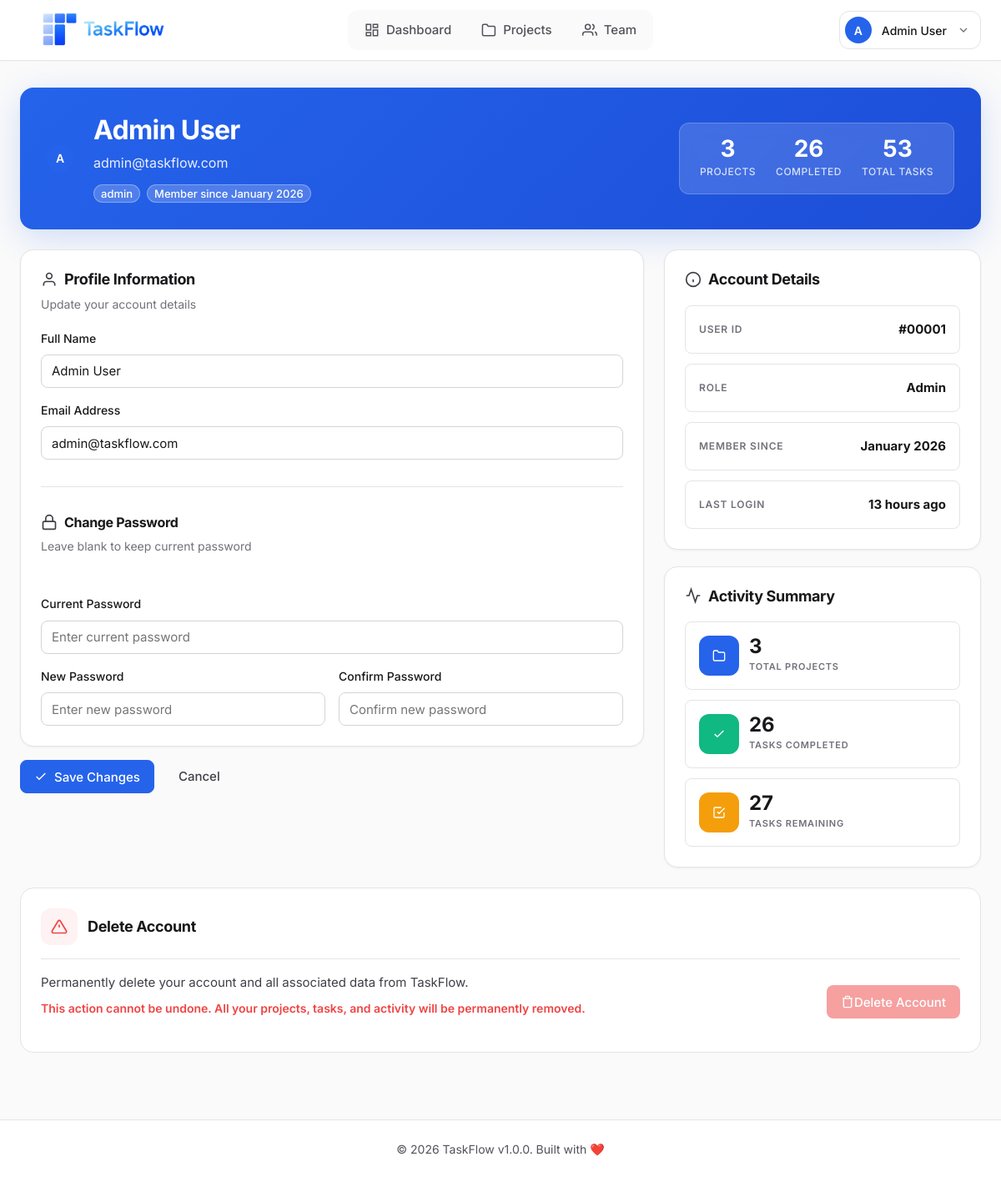
Before: /dashboard/profile.php (signed in) with the older database file.
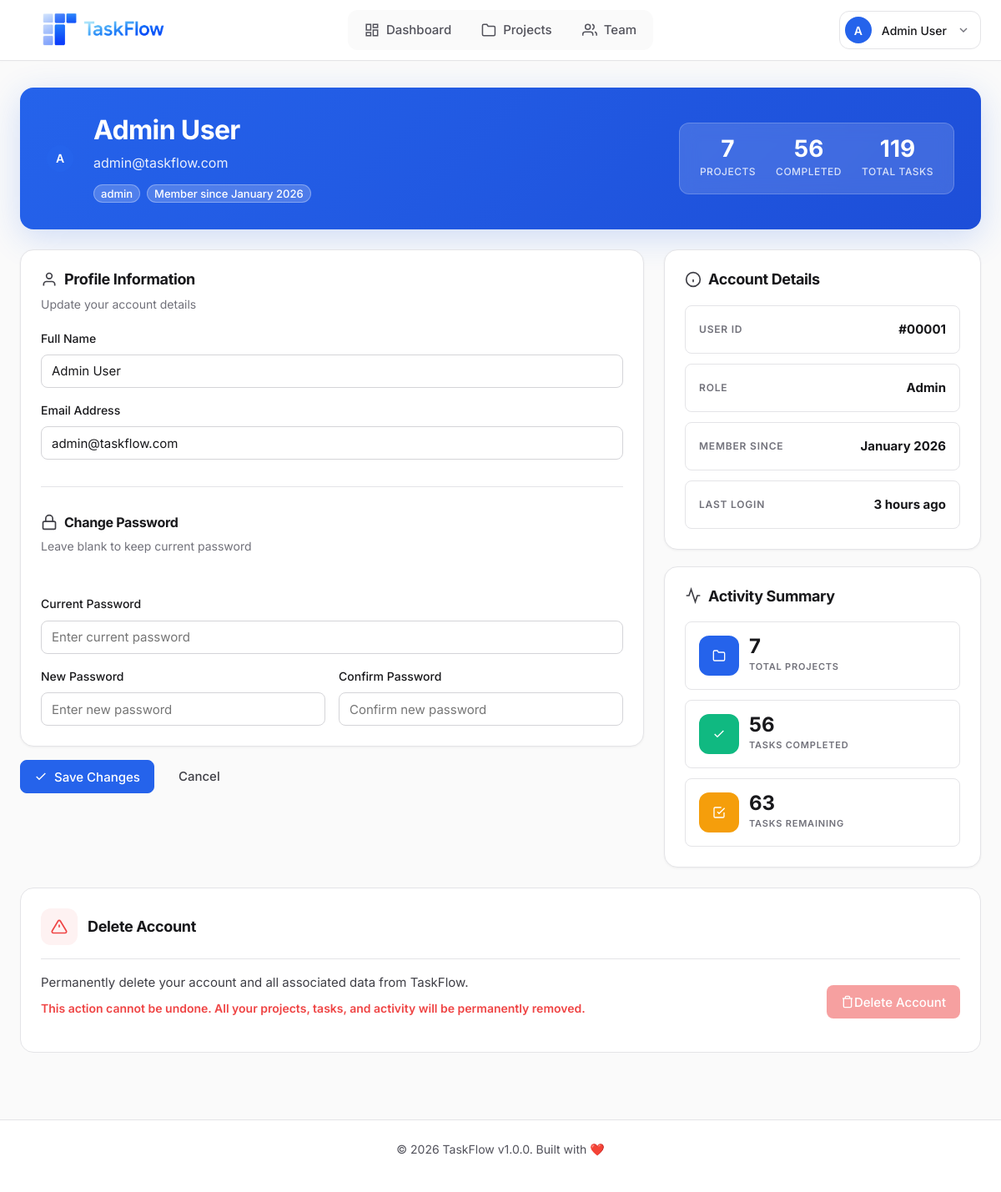
After: the same page with the newer database file.
### tables this page shows
CREATE TABLE users (
    id INT PRIMARY KEY AUTO_INCREMENT,
    username VARCHAR(50) UNIQUE NOT NULL,
    email VARCHAR(100) UNIQUE NOT NULL,
    password VARCHAR(255) NOT NULL,
    full_name VARCHAR(100) NOT NULL,
    avatar VARCHAR(255) DEFAULT 'default-avatar.png',
    role ENUM('admin', 'member') DEFAULT 'member',
    created_at TIMESTAMP DEFAULT CURRENT_TIMESTAMP,
    last_login TIMESTAMP NULL,
    INDEX idx_email (email),
    INDEX idx_username (username)
);

### includes/auth.php (called while the page is built, shortened)
<?php
function isLoggedIn() {
    return isset($_SESSION['user_id']) && isset($_SESSION['logged_in']) && $_SESSION['logged_in'] === true;
}
function getCurrentUserId() {
    return isLoggedIn() ? $_SESSION['user_id'] : null;
}
function getCurrentUser($pdo) {
    $userId = getCurrentUserId();
    $stmt = $pdo->prepare("SELECT id, username, email, full_name, avatar, role, created_at, last_login FROM users WHERE id = ?");
    $stmt->execute([$userId]);
    return $stmt->fetch();
}

### dashboard/profile.php (the view, shortened to what the changed rows need)
<?php
require_once '../config/config.php';
require_once '../includes/auth.php';
require_once '../includes/functions.php';
$currentUser = getCurrentUser($pdo);
$userId = $currentUser['id'];
try {
    $stmt = $pdo->prepare("
        SELECT COUNT(DISTINCT p.id)
        FROM projects p
        JOIN project_members pm ON p.id = pm.project_id
        WHERE pm.user_id = ?
    ");
    $stmt->execute([$userId]);
    $totalProjects = $stmt->fetchColumn();
    $stmt = $pdo->prepare("
        SELECT COUNT(*)
        FROM tasks t
        JOIN projects p ON t.project_id = p.id
        JOIN project_members pm ON p.id = pm.project_id
        WHERE pm.user_id = ?
    ");
    $stmt->execute([$userId]);
    $totalTasks = $stmt->fetchColumn();
    $stmt = $pdo->prepare("
        SELECT COUNT(*)
        FROM tasks t
        JOIN projects p ON t.project_id = p.id
        JOIN project_members pm ON p.id = pm.project_id
        WHERE pm.user_id = ? AND t.status = 'completed'
    ");
    $stmt->execute([$userId]);
    $completedTasks = $stmt->fetchColumn();
    $memberSince = date('F Y', strtotime($currentUser['created_at']));
} catch (PDOException $e) {
    error_log("Profile stats error: " . $e->getMessage());
    $totalProjects = $totalTasks = $completedTasks = 0;
    $memberSince = 'Unknown';
}
include '../includes/header.php';
?>
<link rel="stylesheet" href="<?= asset('css/profile.css') ?>">
<div class="profile-container">
    <div class="profile-header">
        <div class="profile-header-content">
            <div class="profile-avatar-large">
                <?= getUserAvatar($currentUser['avatar'], $currentUser['full_name'], 'xl') ?>
            </div>
            <div class="profile-header-info">
                <h1 class="profile-name"><?= sanitize($currentUser['full_name']) ?></h1>
                <p class="profile-email"><?= sanitize($currentUser['email']) ?></p>
                <div class="profile-badges">
                    <?= getRoleBadge($currentUser['role']) ?>
                    <span class="badge badge-gray">Member since <?= $memberSince ?></span>
                </div>
            </div>
        </div>
        <div class="profile-stats-mini">
            <div class="stat-mini">
                <div class="stat-mini-value"><?= $totalProjects ?></div>
                <div class="stat-mini-label">Projects</div>
            </div>
            <div class="stat-mini">
                <div class="stat-mini-value"><?= $completedTasks ?></div>
                <div class="stat-mini-label">Completed</div>
            </div>
            <div class="stat-mini">
                <div class="stat-mini-value"><?= $totalTasks ?></div>
                <div class="stat-mini-label">Total Tasks</div>
            </div>
        </div>
    </div>
    <div class="profile-grid">
        <div class="profile-left-column">
            <div class="profile-section">
                <div class="section-header-profile">
                    <h2 class="section-title-profile">
                        <svg width="20" height="20" viewBox="0 0 24 24" fill="none" stroke="currentColor" stroke-width="2">
                            <path d="M20 21v-2a4 4 0 0 0-4-4H8a4 4 0 0 0-4 4v2"/>
                            <circle cx="12" cy="7" r="4"/>
                        </svg>
                        Profile Information
                    </h2>
                </div>
                <form method="POST" class="profile-form" id="profileForm">
                <div class="form-group">
                    <label for="full_name" class="form-label">Full Name</label>
                    <input
                        type="text"
                        id="full_name"
                        name="full_name"
                        class="form-input"
                        value="<?= sanitize($currentUser['full_name']) ?>"
                        required
                    >
                </div>
                <div class="form-group">
                    <label for="email" class="form-label">Email Address</label>
                    <input
                        type="email"
                        id="email"
                        name="email"
                        class="form-input"
                        value="<?= sanitize($currentUser['email']) ?>"
                        required
                    >
                </div>
                </form>
            </div>
        </div>
        <div class="profile-sidebar">
            <div class="profile-section">
                <div class="info-list">
                    <div class="info-item">
                        <span class="info-label">User ID</span>
                        <span class="info-value">#<?= str_pad($currentUser['id'], 5, '0', STR_PAD_LEFT) ?></span>
                    </div>
                    <div class="info-item">
                        <span class="info-label">Role</span>
                        <span class="info-value"><?= ucfirst($currentUser['role']) ?></span>
                    </div>
                    <div class="info-item">
                        <span class="info-label">Member Since</span>
                        <span class="info-value"><?= $memberSince ?></span>
                    </div>
                    <div class="info-item">
                        <span class="info-label">Last Login</span>
                        <span class="info-value"><?= !empty($currentUser['last_login']) ? timeAgo($currentUser['last_login']) : 'Never' ?></span>
                    </div>
                </div>
            </div>
            <div class="profile-section">
                <div class="activity-summary">
                    <div class="activity-summary-item">
                        <div class="activity-details">
                            <div class="activity-value"><?= $totalProjects ?></div>
                            <div class="activity-label">Total Projects</div>
                        </div>
                    </div>
                    <div class="activity-summary-item">
                        <div class="activity-details">
                            <div class="activity-value"><?= $completedTasks ?></div>
                            <div class="activity-label">Tasks Completed</div>
                        </div>
                    </div>
                    <div class="activity-summary-item">
                        <div class="activity-details">
                            <div class="activity-value"><?= $totalTasks - $completedTasks ?></div>
                            <div class="activity-label">Tasks Remaining</div>
                        </div>
                    </div>
                </div>
            </div>
        </div>
    </div>
</div>
<?php include '../includes/footer.php'; ?>

### includes/header.php (shortened to what the changed rows need)
<?php
$currentUser = getCurrentUser($pdo);
?>
<!DOCTYPE html>
<html lang="en">
<head>
    <link rel="stylesheet" href="<?= APP_URL ?>/assets/css/main.css">
    <link rel="stylesheet" href="<?= APP_URL ?>/assets/css/dashboard.css">
    <link rel="stylesheet" href="<?= APP_URL ?>/assets/css/mobile-nav.css">
    <link rel="stylesheet" href="<?= APP_URL ?>/assets/css/toast.css">
    <link rel="stylesheet" href="<?= APP_URL ?>/assets/css/skeleton.css">
    <link rel="stylesheet" href="<?= APP_URL ?>/assets/css/responsive-fixes.css">
    <link rel="stylesheet" href="<?= APP_URL ?>/assets/css/form-validation.css">
    <link rel="stylesheet" href="<?= APP_URL ?>/assets/css/form-autosave.css">
    <link rel="stylesheet" href="<?= APP_URL ?>/assets/css/dark-mode.css">
    <link rel="stylesheet" href="<?= APP_URL ?>/assets/css/dark-mode-dashboard.css">
    <link rel="stylesheet" href="<?= APP_URL ?>/assets/css/user-menu-logout.css">
</head>
<body>
    <header class="main-header">
        <div class="header-container">
            <div class="header-right">
                <div class="user-menu">
                    <button class="user-menu-trigger" onclick="toggleUserMenu()">
                        <?= getUserAvatar($currentUser['avatar'], $currentUser['full_name'], 'sm') ?>
                        <span class="user-name"><?= sanitize($currentUser['full_name']) ?></span>
                        <svg width="16" height="16" viewBox="0 0 24 24" fill="none" stroke="currentColor" stroke-width="2" class="dropdown-arrow">
                            <polyline points="6 9 12 15 18 9"/>
                        </svg>
                    </button>
                </div>
            </div>
        </div>
    </header>
    <main class="main-content">

### includes/functions.php (shortened to what the changed rows need)
<?php
function asset($path) {
    return APP_URL . '/assets/' . ltrim($path, '/');
}
function sanitize($data) {
    return htmlspecialchars($data, ENT_QUOTES, 'UTF-8');
}
function timeAgo($datetime) {
    $time = strtotime($datetime);
    $diff = time() - $time;
    if ($diff < 60) {
        return 'just now';
    } elseif ($diff < 3600) {
        $mins = floor($diff / 60);
        return $mins . ' minute' . ($mins > 1 ? 's' : '') . ' ago';
    } elseif ($diff < 86400) {
        $hours = floor($diff / 3600);
        return $hours . ' hour' . ($hours > 1 ? 's' : '') . ' ago';
    } elseif ($diff < 604800) {
        $days = floor($diff / 86400);
        return $days . ' day' . ($days > 1 ? 's' : '') . ' ago';
    } elseif ($diff < 2592000) {
        $weeks = floor($diff / 604800);
        return $weeks . ' week' . ($weeks > 1 ? 's' : '') . ' ago';
    } elseif ($diff < 31536000) {
        $months = floor($diff / 2592000);
        return $months . ' month' . ($months > 1 ? 's' : '') . ' ago';
    } else {
        $years = floor($diff / 31536000);
        return $years . ' year' . ($years > 1 ? 's' : '') . ' ago';
    }
}
function getRoleBadge($role) {
    $badges = [
        'admin' => '<span class="badge badge-warning">Admin</span>',
        'member' => '<span class="badge badge-info">Member</span>'
    ];
    return $badges[$role] ?? '<span class="badge">' . sanitize($role) . '</span>';
}
function getUserAvatar($avatar, $fullName, $size = 'md') {
    $avatarPath = APP_URL . '/uploads/avatars/' . ($avatar ?: 'default-avatar.png');
    $initial = strtoupper(substr($fullName, 0, 1));
    $sizeClass = 'avatar-' . $size;
    if (empty($avatar) || $avatar === 'default-avatar.png') {
        return '<div class="avatar-placeholder ' . $sizeClass . '">' . $initial . '</div>';
    }
    return '<img src="' . $avatarPath . '" alt="' . sanitize($fullName) . '" class="avatar ' . $sizeClass . '">';
}

Changed rows visible on the page:
changed users "Admin User": last_login "13 hours ago" → "3 hours ago"
Other visible differences:
$totalProjects: "3" → "7"
$completedTasks: "26" → "56"
$totalTasks: "53" → "119"
$totalTasks - $completedTasks: "27" → "63"
